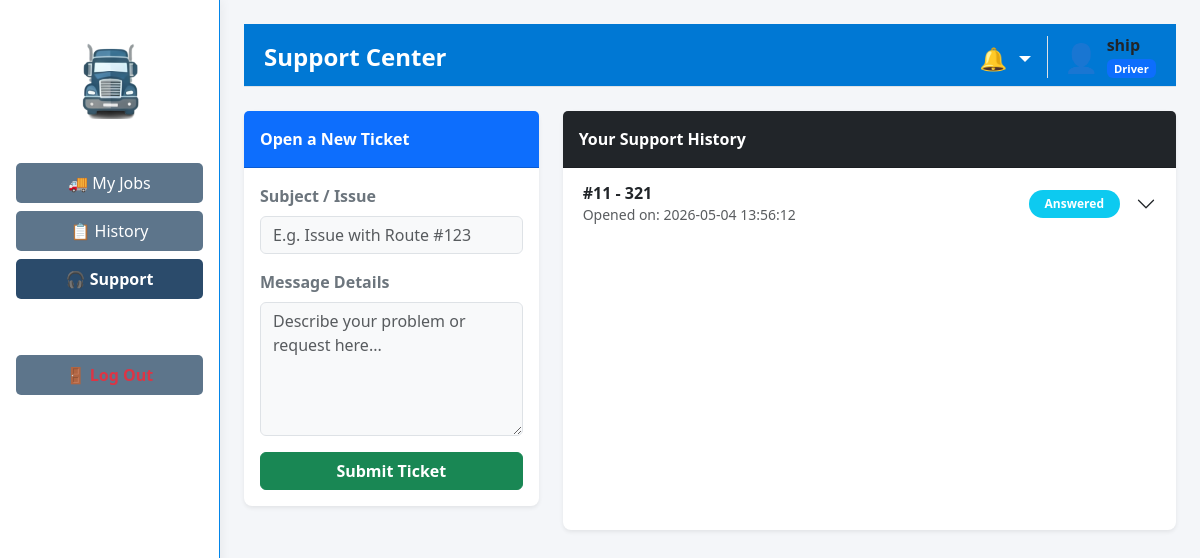
/driver/support (signed in), run on the app's committed database.
### tables this page shows
CREATE TABLE support_tickets (
                        id INTEGER PRIMARY KEY AUTOINCREMENT,
                        client TEXT NOT NULL,
                        message TEXT NOT NULL,
                        admin_response TEXT DEFAULT NULL,
                        timestamp DATETIME DEFAULT CURRENT_TIMESTAMP,
                        status TEXT DEFAULT 'New'
                    , client_role TEXT DEFAULT 'Customer', subject TEXT, user_id INTEGER);

### app/routes/driver_routes.py (the view)
@driver_bp.route('/driver/support')
def support():
    if 'user_id' not in session or session.get('role') != 'Driver': return redirect(url_for('auth.login'))
    notifications, unread_count = get_header_data()
    user_tickets = support_db.get_user_tickets(session.get('username'))
    return render_template('driver/support.html', tickets=user_tickets, notifications=notifications, unread_count=unread_count)

### app/models/notification_model.py (called while the page is built)
    def get_unread_notifications(self, target1: str, target2: str = '') -> List[Dict[str, Any]]:
        try:
            with sqlite3.connect(DB_PATH) as conn:
                conn.row_factory = sqlite3.Row
                cursor = conn.execute(
                    "SELECT * FROM notifications WHERE target_role IN (?, ?, 'All') AND is_read = 0 ORDER BY timestamp DESC",
                    (str(target1).strip(), str(target2).strip())
                )
                return [dict(row) for row in cursor.fetchall()]
        except sqlite3.Error as e:
            logging.error(f"Error fetching notifications: {e}")
            return []

### app/routes/driver_routes.py (called while the page is built)
def get_header_data():
    username = str(session.get('username', '')).strip()
    role = str(session.get('role', 'Driver')).strip()
    try:
        notifications = notif_db.get_unread_notifications(username, role)
        unread_count = len(notifications)
    except Exception as e:
        logging.error(f"Error fetching notifications: {e}")
        notifications = []
        unread_count = 0
    return notifications, unread_count

### app/templates/driver/support.html (shortened to what this page needs)
{% extends "layouts/driver_layout.html" %}
{% block page_header %}Support Center{% endblock %}
{% block extra_css %}
<link rel="stylesheet" href="https://cdnjs.cloudflare.com/ajax/libs/font-awesome/6.4.0/css/all.min.css">
{% endblock %}
{% block content %}
<div class="row">
    <div class="col-md-4 mb-4">
        <div class="card shadow-sm border-0 rounded-3 h-auto">
            <div class="card-header bg-primary text-white fw-bold py-3">
                Open a New Ticket
            </div>
            <div class="card-body">
                <form action="{{ url_for('driver.create_support_ticket') }}" method="POST">
                    <div class="mb-3">
                        <label class="form-label fw-bold text-secondary">Subject / Issue</label>
                        <input type="text" name="subject" class="form-control bg-light" placeholder="E.g. Issue with Route #123" required>
                    </div>
                    <div class="mb-3">
                        <label class="form-label fw-bold text-secondary">Message Details</label>
                        <textarea name="message" class="form-control bg-light" rows="5" placeholder="Describe your problem or request here..." required></textarea>
                    </div>
                    <button type="submit" class="btn btn-success w-100 fw-bold">Submit Ticket</button>
                </form>
            </div>
        </div>
    </div>
    <div class="col-md-8">
        <div class="card shadow-sm border-0 rounded-3">
            <div class="card-header bg-dark text-white fw-bold py-3">
                Your Support History
            </div>
            <div class="card-body p-0">
                {% if not tickets or tickets|length == 0 %}
                    <div class="text-center py-5 text-muted">
                        <i class="fa-solid fa-headset fs-1 mb-3"></i>
                        <h5>No support tickets found.</h5>
                        <p>If you need help, open a ticket using the form on the left.</p>
                    </div>
                {% else %}
                    <div class="accordion accordion-flush" id="ticketsAccordion">
                        {% for ticket in tickets %}
                            <div class="accordion-item">
                                <h2 class="accordion-header" id="heading{{ ticket.id }}">
                                    <button class="accordion-button collapsed py-3" type="button" data-bs-toggle="collapse" data-bs-target="#collapse{{ ticket.id }}" aria-expanded="false" aria-controls="collapse{{ ticket.id }}">
                                        <div class="d-flex w-100 justify-content-between align-items-center me-3">
                                            <div>
                                                <span class="fw-bold text-dark">#{{ ticket.id }} - {{ ticket.subject }}</span>
                                                <div class="text-muted small mt-1">Opened on: {{ ticket.timestamp }}</div>
                                            </div>
                                            <span class="badge rounded-pill bg-{{ 'success' if ticket.status == 'Resolved' else ('warning text-dark' if ticket.status == 'Pending' else 'info') }} px-3 py-2">
                                                {{ ticket.status }}
                                            </span>
                                        </div>
                                    </button>
                                </h2>
                            </div>
                        {% endfor %}
                    </div>
                {% endif %}
            </div>
        </div>
    </div>
</div>
{% endblock %}

### app/static/css/style.css (style rules this page uses)
body { margin: 0; padding: 0; font-family: 'Segoe UI', Tahoma, Geneva, Verdana, sans-serif; }
.card { display: flex; flex-direction: column; height: 100%; }

### data on the page
support_tickets: id "11", subject "321", timestamp "2026-05-04 13:56:12", status "Answered"

### other printed values
{{ session.get('username', 'Guest') }} "ship"
{{ session.get('role', 'User') }} "Driver"
